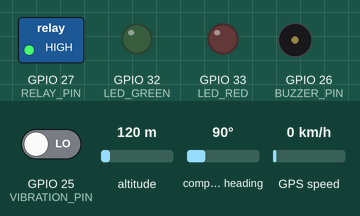
This sketch was run on a simulated ESP32. On the bench: switched loads named in the sketch (green lamp = pin HIGH), output pins drawn as LEDs (lit = HIGH), buzzer (waves = sounding, pin HIGH). The inputs (shaded band) are chosen by the test bench; at power-on: GPIO 25 (VIBRATION_PIN) LOW, altitude 120 m, compass heading 90°, GPS speed 0 km/h. WiFi joins after 1.5 s; servers stay silent unless stated; the GPS gets a fix after 3 s at 37.7749, -122.4194 with 8 satellites; what the sketch prints to the serial monitor is not drawn.

Above: at 0.1 s.
At 2.7 s:
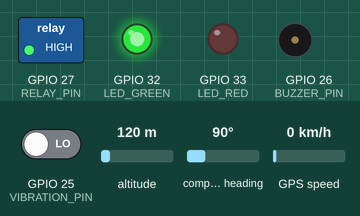
2.8 s: GPIO 25 (VIBRATION_PIN) driven HIGH
At 4.1 s:
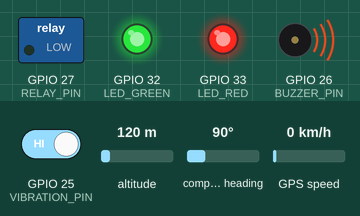
Timing chart, 0 to 5.8 s (numbered marks = the images above; inputs shaded):
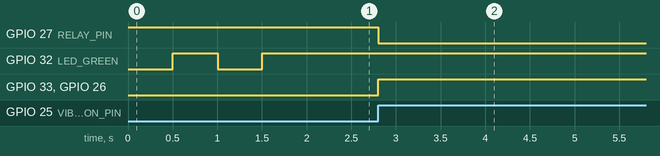

Measured:
- after the input at 2.8 s, GPIO 27 (RELAY_PIN): HIGH → LOW after 0.00 s instead of 12.4 s; GPIO 33 (LED_RED), GPIO 26 (BUZZER_PIN): LOW → HIGH after 0.00 s instead of 12.4 s

The sketch:

vehicle_tracker.ino
```cpp
/**
 * IoT Vehicle Tracking & Theft Prevention System
 * -------------------------------------------------------------
 * Microcontroller: ESP32 (NodeMCU)
 * Sensors: NEO-6M GPS Module, SW-420 Vibration Sensor
 * Actuators: 5V Active Buzzer, 5V Relay Module (Ignition Control)
 * Cloud: ThingSpeak / Blynk IoT
 *
 * Description:
 * This code reads NMEA sentences from the NEO-6M GPS module, parses
 * latitude, longitude, and speed. It detects unauthorized vibration (theft)
 * and checks the current coordinates against a geofenced area.
 * It connects to WiFi and uploads data to the ThingSpeak server, while
 * listening for a remote immobilization command to cut off the engine relay.
 */

#include <WiFi.h>
#include <HardwareSerial.h>
#include <TinyGPS++.h>

// WiFi Configuration (Change these to match your network)
const char* ssid = "YOUR_WIFI_SSID";
const char* password = "YOUR_WIFI_PASSWORD";

// ThingSpeak Channel Configuration
const char* server = "api.thingspeak.com";
const char* writeAPIKey = "YOUR_THINGSPEAK_WRITE_API_KEY";

// Pin Configurations
#define GPS_RX_PIN 16        // connected to TX of NEO-6M
#define GPS_TX_PIN 17        // connected to RX of NEO-6M
#define VIBRATION_PIN 25     // Digital input from SW-420 Vibration Sensor
#define BUZZER_PIN 26        // Digital output for Buzzer
#define RELAY_PIN 27         // Digital output for Ignition Relay (Active LOW)
#define LED_GREEN 32         // System OK / Connected status
#define LED_RED 33           // Alert / Theft status

// GPS Object
TinyGPSPlus gps;
HardwareSerial gpsSerial(2); // Use ESP32 UART2 (Serial2)

// Geofence Configuration
const double GEOFENCE_LAT = 18.5204; // Center Latitude (e.g., Pune, India)
const double GEOFENCE_LON = 73.8567; // Center Longitude
const double GEOFENCE_RADIUS_METERS = 200.0; // 200 meters safe radius

// System States
bool engineImmobilized = false;
bool theftAlarmActive = false;
bool geofenceBreached = false;
unsigned long lastUploadTime = 0;
const unsigned long uploadInterval = 15000; // Upload telemetry every 15 seconds

// Function Prototypes
void connectToWiFi();
void readGPS();
void checkTheftSensors();
void updateActuators();
void uploadTelemetry(double lat, double lon, double speed, String statusMsg);
double calculateDistance(double lat1, double lon1, double lat2, double lon2);

void setup() {
  Serial.begin(115200);

  // Initialize Pin Modes
  pinMode(VIBRATION_PIN, INPUT);
  pinMode(BUZZER_PIN, OUTPUT);
  pinMode(RELAY_PIN, OUTPUT);
  pinMode(LED_GREEN, OUTPUT);
  pinMode(LED_RED, OUTPUT);

  // Relay is active low; set HIGH to keep relay contact closed (engine running)
  digitalWrite(RELAY_PIN, HIGH);
  digitalWrite(BUZZER_PIN, LOW);
  digitalWrite(LED_GREEN, LOW);
  digitalWrite(LED_RED, LOW);

  // Initialize GPS UART Communication
  gpsSerial.begin(9600, SERIAL_8N1, GPS_RX_PIN, GPS_TX_PIN);
  Serial.println("NEO-6M GPS UART Initialized.");

  // Connect to Wifi network
  connectToWiFi();
}

void loop() {
  // Read GPS data constantly
  readGPS();

  // Monitor physical sensors (Vibration / Movement)
  checkTheftSensors();

  // Update Indicator LEDs and Buzzer state
  updateActuators();

  // Periodically send data to the Cloud Dashboard
  if (millis() - lastUploadTime > uploadInterval) {
    if (gps.location.isValid()) {
      double currentLat = gps.location.lat();
      double currentLon = gps.location.lng();
      double currentSpeed = gps.speed.kmph();

      // Calculate Geofence
      double distance = calculateDistance(currentLat, currentLon, GEOFENCE_LAT, GEOFENCE_LON);
      if (distance > GEOFENCE_RADIUS_METERS) {
        geofenceBreached = true;
        Serial.println("ALERT! Geofence limit breached!");
      } else {
        geofenceBreached = false;
      }

      String statusMsg = "Normal";
      if (theftAlarmActive) statusMsg = "Theft_Alarm";
      else if (geofenceBreached) statusMsg = "Geofence_Breached";
      else if (engineImmobilized) statusMsg = "Immobilized";

      uploadTelemetry(currentLat, currentLon, currentSpeed, statusMsg);
    } else {
      Serial.println("GPS: Waiting for satellite lock...");
    }
    lastUploadTime = millis();
  }
}

void connectToWiFi() {
  Serial.print("Connecting to Wi-Fi: ");
  Serial.println(ssid);
  WiFi.begin(ssid, password);

  int timeout = 0;
  while (WiFi.status() != WL_CONNECTED && timeout < 20) {
    delay(500);
    Serial.print(".");
    digitalWrite(LED_GREEN, !digitalRead(LED_GREEN)); // Flash green LED while connecting
    timeout++;
  }

  if (WiFi.status() == WL_CONNECTED) {
    Serial.println("\nWiFi Connected Successfully!");
    Serial.print("IP Address: ");
    Serial.println(WiFi.localIP());
    digitalWrite(LED_GREEN, HIGH); // Steady green shows connection
  } else {
    Serial.println("\nWiFi Connection Failed! Operating in local mode.");
    digitalWrite(LED_GREEN, LOW);
  }
}

void readGPS() {
  while (gpsSerial.available() > 0) {
    char c = gpsSerial.read();
    gps.encode(c);
  }
}

void checkTheftSensors() {
  // Read SW-420 Vibration sensor
  int vibrationState = digitalRead(VIBRATION_PIN);

  // If vibration is detected AND engine should be off (theft condition)
  if (vibrationState == HIGH && !engineImmobilized) {
    // Basic debounce / validation: verify if it persists or log immediately
    theftAlarmActive = true;
    Serial.println("SECURITY ALERT: Vibration/tampering detected!");
  }
}

void updateActuators() {
  // If alarm is active or geofence breached, pulse red LED and buzzer
  if (theftAlarmActive || geofenceBreached) {
    digitalWrite(LED_RED, HIGH);
    digitalWrite(BUZZER_PIN, HIGH);

    // Remote engine shutdown: Cut off Relay (set LOW)
    digitalWrite(RELAY_PIN, LOW);
  } else {
    digitalWrite(LED_RED, LOW);
    digitalWrite(BUZZER_PIN, LOW);

    // Engine allowed to run (Relay set HIGH)
    if (!engineImmobilized) {
      digitalWrite(RELAY_PIN, HIGH);
    } else {
      digitalWrite(RELAY_PIN, LOW); // Lock engine if remotely immobilized
    }
  }
}

void uploadTelemetry(double lat, double lon, double speed, String statusMsg) {
  if (WiFi.status() != WL_CONNECTED) {
    Serial.println("Skipping Cloud upload: WiFi offline.");
    return;
  }

  WiFiClient client;
  if (client.connect(server, 80)) {
    // Construct HTTP Request to ThingSpeak
    // Field 1: Latitude
    // Field 2: Longitude
    // Field 3: Speed (km/h)
    // Field 4: Status (0: Safe, 1: Vibration Alert, 2: Geofence Breach, 3: Immobilized)
    int statusInt = 0;
    if (statusMsg == "Theft_Alarm") statusInt = 1;
    else if (statusMsg == "Geofence_Breached") statusInt = 2;
    else if (statusMsg == "Immobilized") statusInt = 3;

    String url = "/update?api_key=" + String(writeAPIKey) +
                 "&field1=" + String(lat, 6) +
                 "&field2=" + String(lon, 6) +
                 "&field3=" + String(speed, 2) +
                 "&field4=" + String(statusInt);

    client.print(String("GET ") + url + " HTTP/1.1\r\n" +
                 "Host: " + server + "\r\n" +
                 "Connection: close\r\n\r\n");

    Serial.print("Telemetry Uploaded to ThingSpeak: ");
    Serial.println(url);
    client.stop();
  } else {
    Serial.println("ThingSpeak Connection Failed.");
  }
}

// Calculates distance in meters between two points using the Haversine formula
double calculateDistance(double lat1, double lon1, double lat2, double lon2) {
  double dLat = (lat2 - lat1) * DEG_TO_RAD;
  double dLon = (lon2 - lon1) * DEG_TO_RAD;

  double a = sin(dLat / 2) * sin(dLat / 2) +
             cos(lat1 * DEG_TO_RAD) * cos(lat2 * DEG_TO_RAD) *
             sin(dLon / 2) * sin(dLon / 2);

  double c = 2 * atan2(sqrt(a), sqrt(1 - a));
  double radiusOfEarthMeters = 6371000.0;
  return radiusOfEarthMeters * c;
}
```
